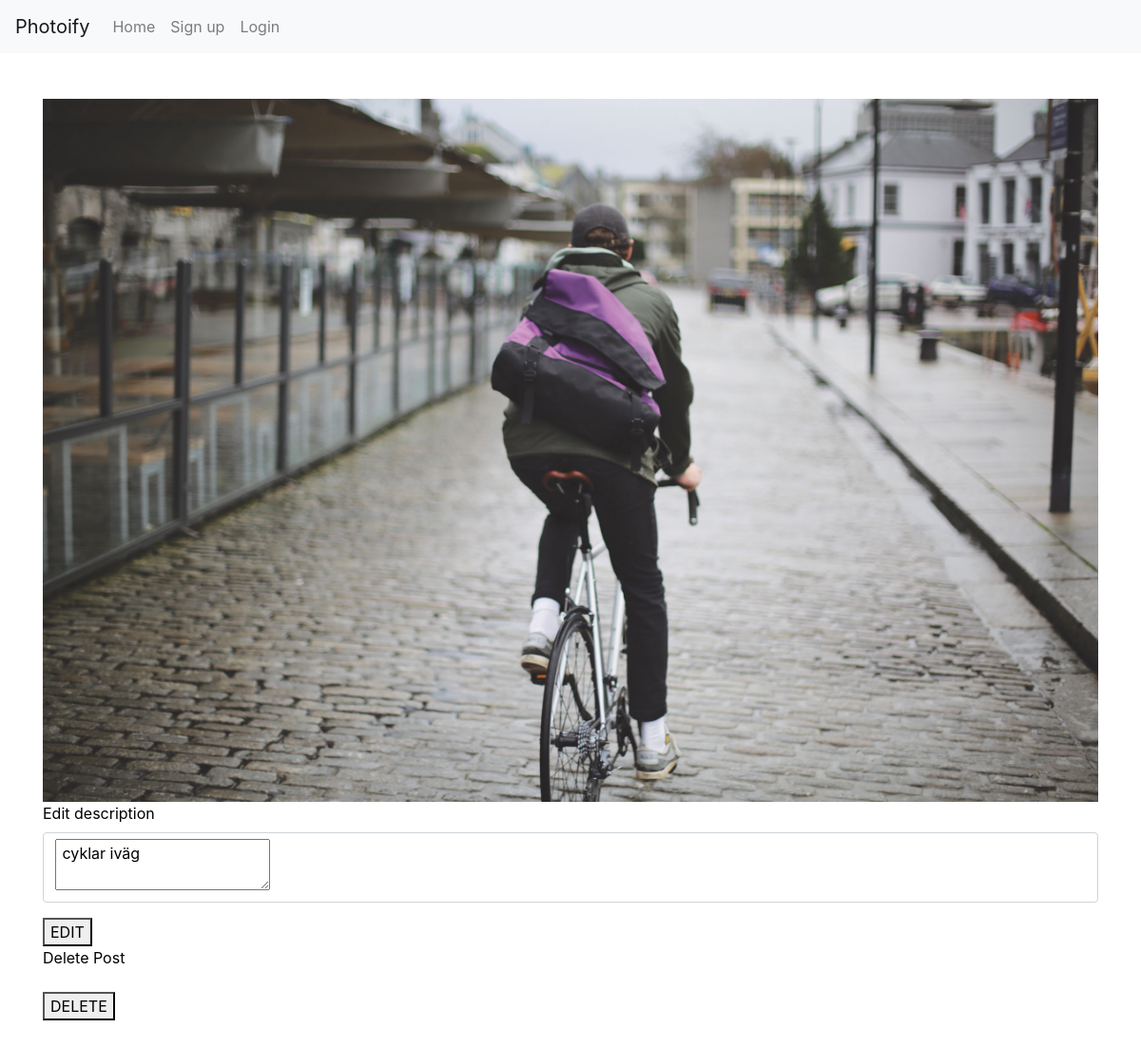
/edit.php?id=11, run on the app's committed database.
### tables this page shows
CREATE TABLE "Posts" (
	`id`	INTEGER PRIMARY KEY AUTOINCREMENT,
	`content`	TEXT,
	`created_at`	TEXT NOT NULL,
	`user_id`	INTEGER NOT NULL,
	`description`	TEXT,
	`updated_at`	TEXT
);

### app/functions.php (called while the page is built, shortened)
<?php
function getSinglePost(INT $id, $pdo) {
    $statement = $pdo->prepare('SELECT * FROM Posts WHERE id = :id');
    $statement->bindParam(':id', $id, PDO::PARAM_INT);
    $statement->execute();
    $singlePost = $statement->fetch(PDO::FETCH_ASSOC);
    return $singlePost;
}

### edit.php (the view, shortened to what this page needs)
<?php
require __DIR__.'/views/header.php';
?>
    <?php
    $postId = $_GET['id'];
    $singlePost = getSinglePost((int)$postId, $pdo);
    $picFilePath = '/app/uploads/' . $singlePost['user_id']. '/posts/' . $singlePost['content'];
    ?>
  <img class="img-posts" src="<?php echo $picFilePath; ?>">
<form action="app/posts/edit.php"  method="post" enctype="multipart/form-data">
    <div class="form-group">
        <label for="post_description">Edit description</label>
    <div class="form-control">
    <textarea type="text" name="post_description" value="<?php echo $singlePost['description']; ?>"> <?php echo $singlePost['description']; ?></textarea></div>
    </div>
<div class="edit">
<button type="submit" class="post" name="post_id" value="<?= $singlePost['id'] ?>">EDIT</button></div>
</form>
<form action="app/posts/delete.php" method="post" enctype="multipart/form-data">
    <div class="form-group">
        <label for="delete">Delete Post</label>
    </div>
    <div class="delete"><button type="submit" class="post" name="post_id" value="<?= $singlePost['id'] ?>">DELETE</button></div>
</form>
<?php require __DIR__.'/views/footer.php'; ?>

### assets/styles/main.css (style rules this page uses)
body { height: 100%; width: 100%; color: black; font: Helvetica; }
.img-posts { width: 100%; height: 100%; }

### data on the page
posts: user+content (picture), post_description "cyklar iväg"
